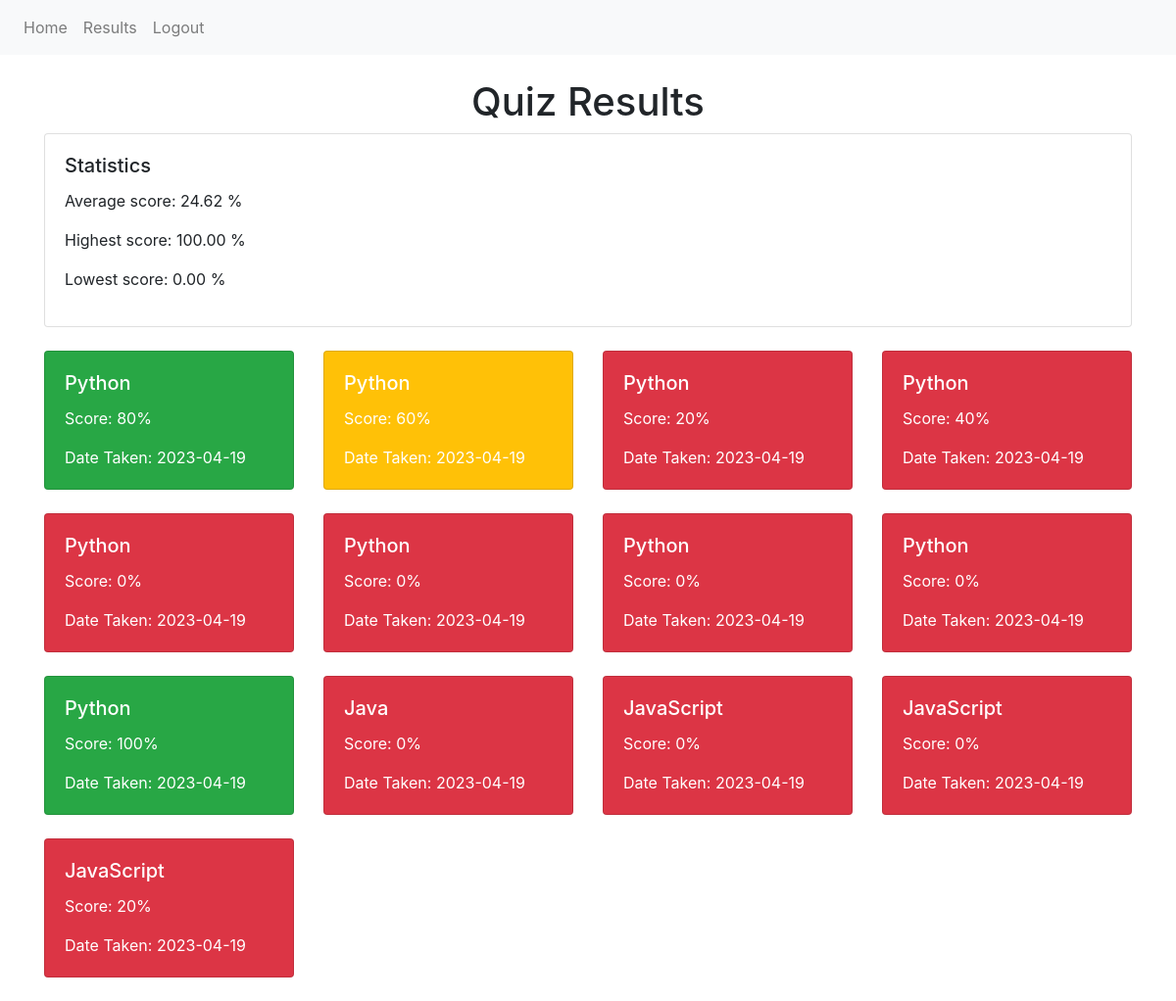
The app's page /quiz/quiz/results/ (signed in), older data.
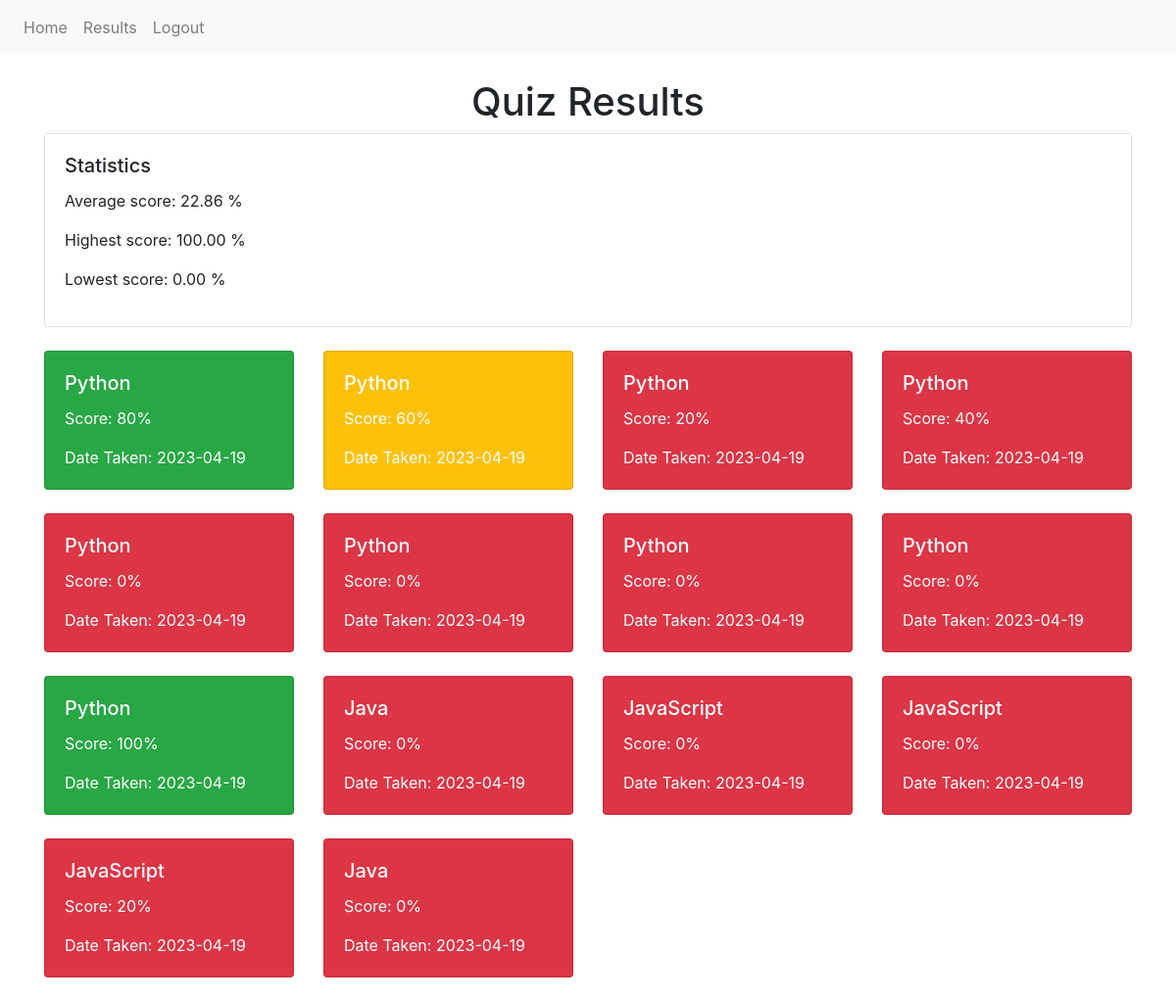
The same page, newer data.
### quiz/models.py (models this page shows, shortened)
class QuizResult(models.Model):
    user = models.ForeignKey(User, on_delete=models.CASCADE)
    quiz_category = models.ForeignKey(QuizCategory, on_delete=models.CASCADE)
    score = models.IntegerField(default=0)
    date_taken = models.DateTimeField(auto_now_add=True)

class QuizCategory(models.Model):
    category_name = models.CharField(max_length=50)
    category_id = models.IntegerField()

### quiz/views.py (the view)
# urls.py: path('quiz/results/', quiz_results, name='quiz_results')
@login_required
def quiz_results(request):
    results = QuizResult.objects.filter(user=request.user)
    context = {'results': results}
    avg_score = results.aggregate(Avg('score'))['score__avg']
    highest_score = results.aggregate(Max('score'))['score__max']
    lowest_score = results.aggregate(Min('score'))['score__min']
    if avg_score is not None:
        context['average_score'] =  "{:.2f}".format(avg_score)
    else:
        context['average_score'] = "N/A"
    if highest_score is not None:
        context['highest_score'] = "{:.2f}".format(highest_score)
    else:
        context['highest_score'] = "N/A"
    if lowest_score is not None:
        context['lowest_score'] = "{:.2f}".format(lowest_score)
    else:
        context['lowest_score'] = "N/A"
    return render(request, 'quiz/results.html', context)

### templates/quiz/results.html (shortened to what this page needs)
{% extends 'base.html' %}
{% block content %}
    <div class="text-center">
        <h1>Quiz Results</h1>
    </div>
    {% if results %}
        <div class="card">
            <div class="card-body">
                <h5 class="card-title">Statistics</h5>
                {% if results %}
                    <p>Average score: {{ average_score }} %</p>
                    <p>Highest score: {{ highest_score }} %</p>
                    <p>Lowest score: {{ lowest_score }} %</p>
                {% endif %}
            </div>
        </div>
        <div class="row mt-4">
            {% for result in results %}
                <div class="col-lg-3 col-md-6 col-sm-12 mb-4">
                    <div class="card {% if result.score >= 80 %}bg-success{% elif result.score >= 50 %}bg-warning{% else %}bg-danger{% endif %}">
                        <div class="card-body">
                            <h5 class="card-title text-white">{{ result.quiz_category.category_name }}</h5>
                            <p class="card-text text-white">Score: {{ result.score }}%</p>
                            <p class="card-text text-white">Date Taken: {{ result.date_taken|date:'Y-m-d' }}</p>
                        </div>
                    </div>
                </div>
            {% endfor %}
        </div>
    {% else %}
        <div class="text-center">
            <p>No results found.</p>
        </div>
    {% endif %}
{% endblock %}

Row changes from the older to the newer data that the page shows:
added QuizResult: quiz_category.category_name "Java", score "0", date_taken "2023-04-19"
Text that changed along with them:
{{ average_score }}: "24.62" → "22.86"
